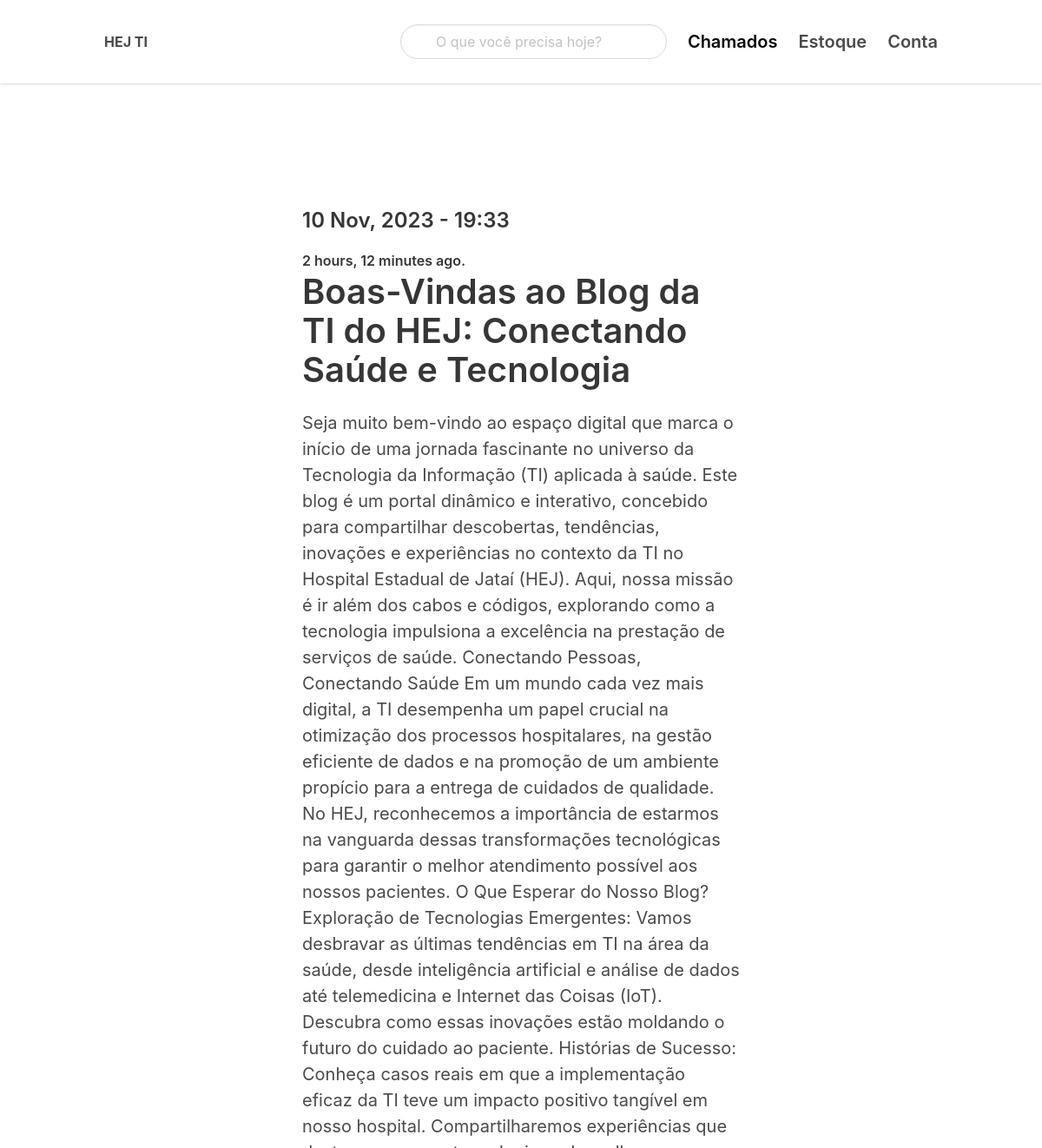
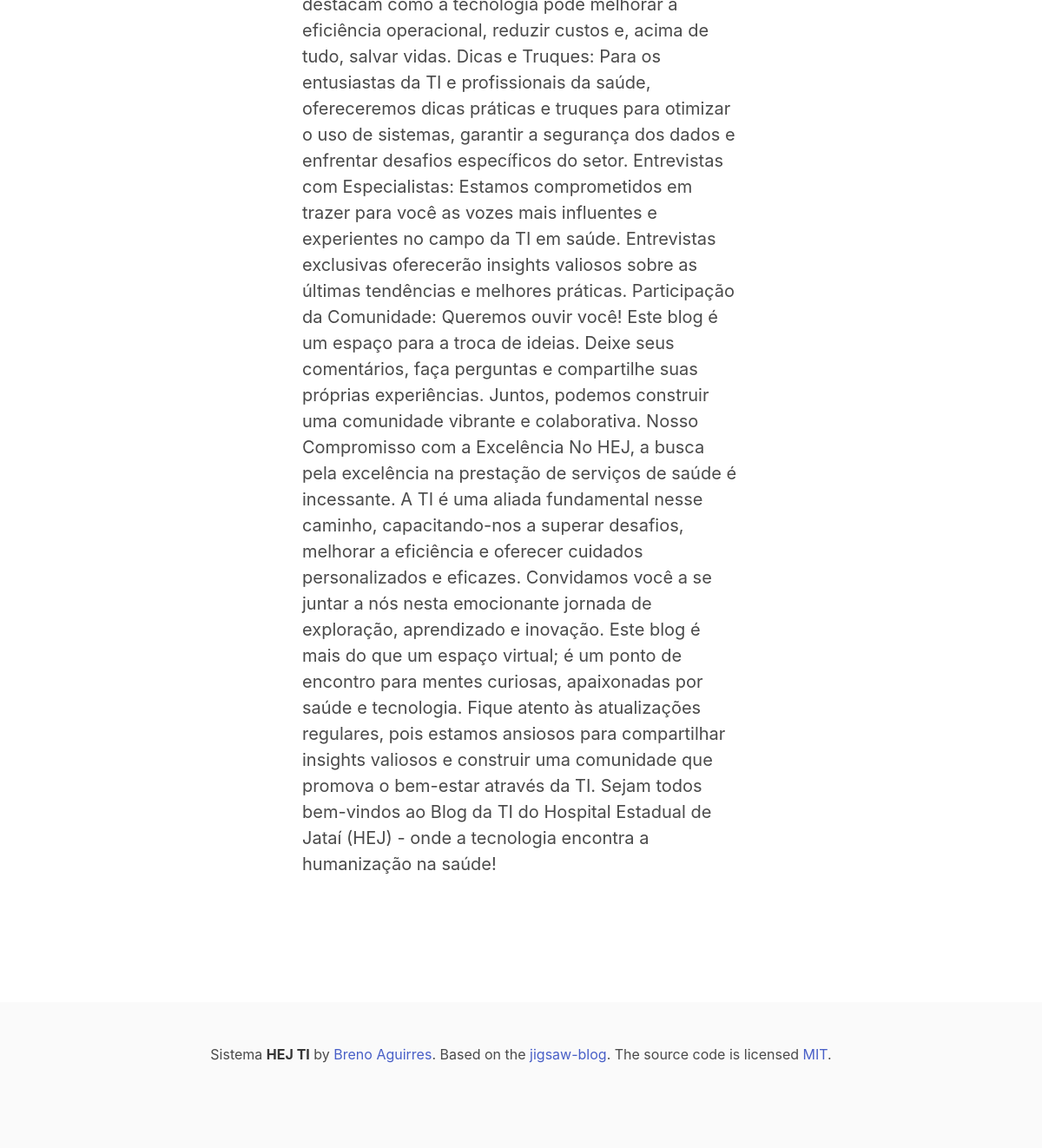
Page /boas-vindas-blog-ti/ on the committed database (2 pictures, top to bottom).
### blog/models.py (models this page shows)
class Post(models.Model):
    title = models.CharField(max_length=255)
    slug = models.SlugField()
    intro = models.TextField()
    body = models.TextField()
    created_at = models.DateTimeField(auto_now_add=True)
    class Meta:
        ordering = ('-created_at',)

### blog/views.py (the view)
# urls.py: path('<slug:slug>/', views.detail, name='post_detail'),
def detail(request, slug):
    post = get_object_or_404(Post, slug=slug)
    return render(request, 'blog/detail.html', {'post': post})

### blog/templates/blog/detail.html (shortened to what this page needs)
{% extends 'core/base.html' %}
{% block content %}
    <section class="hero">
        <div class="hero-body">
            <div class="container">
                <section class="section">
                    <div class="columns">
                        <div class="column is-8 is-offset-2">
                            <div class="content is-medium">
                                <h2 class="subtitle is-4">{{ post.created_at|date:'d M, Y - H:i'}}</h2>
                                <h2 class="subtitle is-6">{{ post.created_at|timesince}} ago.</h2>
                                <h1 class="title">{{ post.title }}</h1>
                                <p>{{ post.body }}</p>
                            </div>
                        </div>
                    </div>
                </section>
            </div>
        </div>
    </section>
{% endblock %}

### rows in the picture
Post: created_at "10 Nov, 2023 - 19:33", created_at "2 hours, 12 minutes", title "Boas-Vindas ao Blog da TI do HEJ: Conectando Saúde e Tecnologia", body "Seja muito bem-vindo ao espaço digital que marca o início de uma jornada fascinante no universo da Tecnologia da Informação (TI) aplicada à saúde. Este blog é um portal dinâmico e interativo, concebido para compartilhar descobertas, tendências, inovações e experiências no contexto da TI no Hospital Estadual de Jataí (HEJ). Aqui, nossa missão é ir além dos cabos e códigos, explorando como a tecnologia impulsiona a excelência na prestação de serviços de saúde. Conectando Pessoas, Conectando Saúde Em um mundo cada vez mais digital, a TI desempenha um papel crucial na otimização dos processos hospitalares, na gestão eficiente de dados e na promoção de um ambiente propício para a entrega de…"
